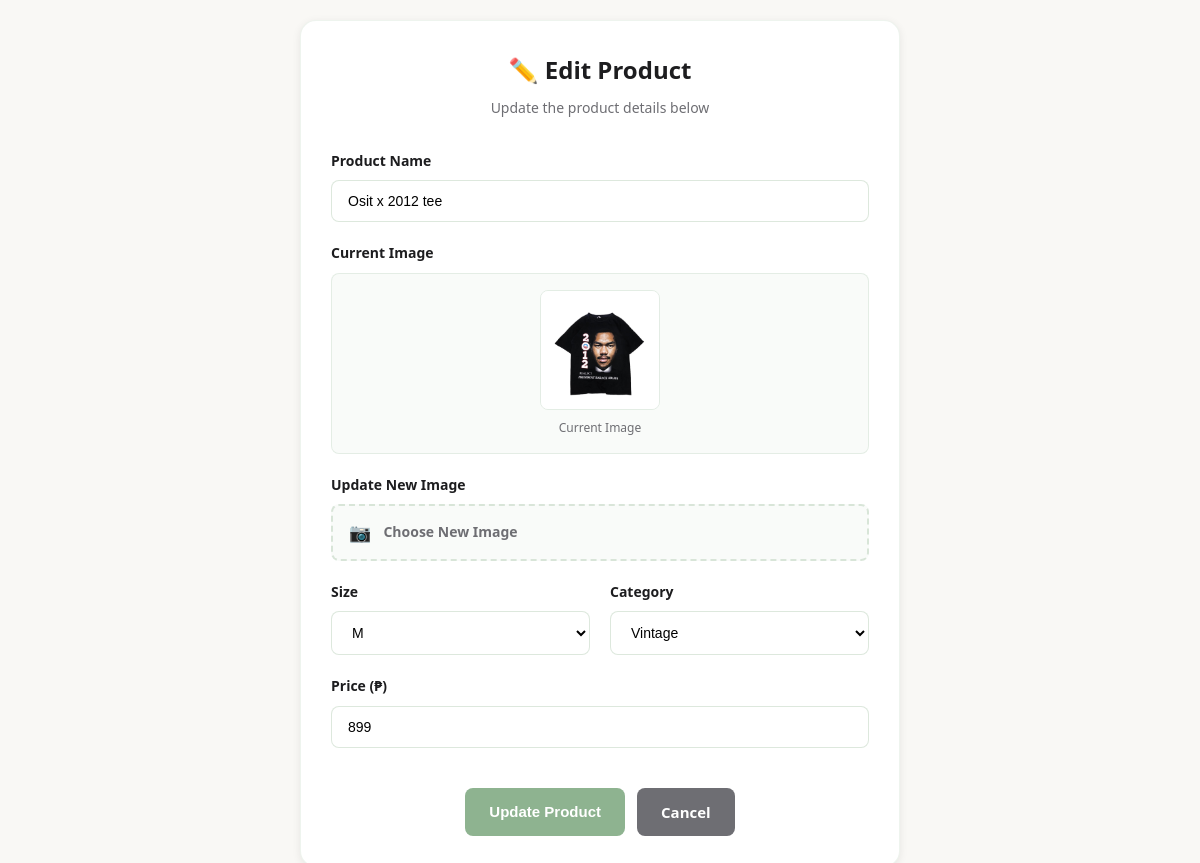
Screenshot of /editProduct.php?id=114 with the database file from the repository.
### tables this page shows
CREATE TABLE `inventory` (
  `id` int(11) NOT NULL,
  `name` varchar(255) NOT NULL,
  `image` varchar(255) NOT NULL,
  `category` varchar(255) NOT NULL,
  `size` varchar(3) NOT NULL,
  `price` int(12) NOT NULL
);

### editProduct.php (the view, shortened to what this page needs)
<?php
include("db.php");
$id = intval($_GET['id']);
$stmt = $conn->prepare("SELECT * FROM inventory WHERE id = ?");
$stmt->bind_param("i", $id);
$stmt->execute();
$result = $stmt->get_result();
$product = $result->fetch_assoc();
?>
<!DOCTYPE html>
<html lang="en">
<head>
    <link rel="stylesheet" href="styleForAdmin.css">
</head>
<body>
    <div class="main-content2">
        <div class="form-container">
            <div class="form-header">
                <h2>✏️ Edit Product</h2>
                <p>Update the product details below</p>
            </div>
            <form method="POST" enctype="multipart/form-data" class="product-form">
                <div class="form-group">
                    <label for="name">Product Name</label>
                    <input type="text" name="name" id="name" value="<?= htmlspecialchars($product['name']) ?>" placeholder="Enter product name" required>
                </div>
                <div class="form-group">
                <label>Current Image</label>
                <div class="current-image">
                    <img id="preview-image" src="<?= $product['image'] ?>" alt="Current product image" style="max-width:200px; border-radius:8px;">
                    <span class="image-label">Current Image</span>
                </div>
                </div>
                <div class="form-group">
                <label for="image">Update New Image</label>
                <div class="file-upload">
                    <label for="image" class="file-upload-label">
                    <span class="upload-icon">📷</span>
                    <span class="upload-text">Choose New Image</span>
                    </label>
                </div>
                </div>
                <div class="form-row">
                    <div class="form-group">
                        <label for="size">Size</label>
                        <select name="size" id="size" required>
                            <?php
                            $sizes = ["XS","S","M","L","XL","XXL"];
                            foreach ($sizes as $s) {
                                $selected = ($product['size'] == $s) ? "selected" : "";
                                echo "<option value='$s' $selected>$s</option>";
                            }
                            ?>
                        </select>
                    </div>
                    <div class="form-group">
                        <label for="category">Category</label>
                        <select name="category" id="category" required>
                            <?php
                            $categories = ["vintage","modern","jackets","coats","pants"];
                            foreach ($categories as $c) {
                                $selected = ($product['category'] == $c) ? "selected" : "";
                                echo "<option value='$c' $selected>" . ucfirst($c) . "</option>";
                            }
                            ?>
                        </select>
                    </div>
                </div>
                <div class="form-group">
                    <label for="price">Price (₱)</label>
                    <input type="number" name="price" id="price" value="<?= $product['price'] ?>" min="1" placeholder="Enter price" required>
                </div>
                <div class="form-actions">
                    <button type="submit" class="btn-submit">Update Product</button>
                    <a href="admin.php#products" class="btn-cancel">Cancel</a>
                </div>
            </form>
        </div>
    </div>
</body>
</html>

### styleForAdmin.css (style rules this page uses)
:root { --primary: hsl(150, 40%, 60%); --primary-light: hsl(150, 40%, 70%); --primary-dark: hsl(150, 40%, 50%); --sage: hsl(120, 25%, 75%); --sage-dark: hsl(120, 25%, 25%); --coral: hsl(15, 65%, 80%); --cream: hsl(45, 40%, 95%); --background: hsl(35, 25%, 97%); --foreground: hsl(25, 20%, 15%); --card: hsl(0, 0%, 100%); --border: hsl(35, 20%, 88%); --muted: hsl(35, 20%, 95%); --muted-foreground: hsl(25, 15%, 45%); --success: hsl(150, 60%, 50%); --warning: hsl(45, 90%, 55%); --error: hsl(0, 70%, 65%); --info: hsl(210, 80%, 60%); --shadow-sm: 0 1px 2px 0 hsl(0 0% 0% / 0.05); --shadow-md: 0 4px 6px -1px hsl(0 0% 0% / 0.1); --shadow-lg: 0 10px 15px -3px hsl(0 0% 0% / 0.1); --shadow-xl: 0 20px 25px -5px hsl(0 0% 0% / 0.1); --shadow-card: 0 8px 30px -8px hsl(var(--sage) / 0.2); --shadow-hover: 0 12px 40px -8px hsl(var(--sage) / 0.25); --radius-sm: 0.5rem; --radius-md: 0.75rem; --radius-lg: 1rem; --radius-xl: 1.5rem; --transition: all 0.3s cubic-bezier(0.4, 0, 0.2, 1); --transition-fast: all 0.15s cubic-bezier(0.4, 0, 0.2, 1); --sidebar-width: 280px; --sidebar-collapsed: 80px; --font-sans: system-ui, -apple-system, "Segoe UI", Roboto, sans-serif; }
* { margin: 0; padding: 0; box-sizing: border-box; }
body { font-family: var(--font-sans); background: var(--background); color: var(--foreground); line-height: 1.6; overflow-x: hidden; -webkit-font-smoothing: antialiased; }
* { scrollbar-width: thin; scrollbar-color: var(--primary) var(--muted); }
.form-container { background: white; border-radius: 16px; padding: 30px; margin: 20px 0; border: 1px solid rgba(142, 179, 144, 0.15); box-shadow: 0 2px 8px rgba(0, 0, 0, 0.08); max-width: 600px; margin: 20px auto; }
.form-header { text-align: center; margin-bottom: 30px; }
.form-header h2 { font-size: 24px; font-weight: 600; color: #1d1d1f; margin-bottom: 8px; }
.form-header p { color: #6e6e73; font-size: 14px; }
.product-form { display: flex; flex-direction: column; gap: 20px; }
.form-group { display: flex; flex-direction: column; gap: 8px; }
.form-group label { font-weight: 600; color: #1d1d1f; font-size: 14px; }
.form-group input, .form-group select { padding: 12px 16px; border: 1px solid rgba(142, 179, 144, 0.3); border-radius: 8px; font-size: 14px; transition: all 0.3s ease; background: white; }
.form-group input::placeholder { color: #999; }
.form-row { display: grid; grid-template-columns: 1fr 1fr; gap: 20px; }
.file-upload { position: relative; }
.file-upload-label { display: flex; align-items: center; gap: 12px; padding: 12px 16px; border: 2px dashed rgba(142, 179, 144, 0.3); border-radius: 8px; background: rgba(142, 179, 144, 0.05); cursor: pointer; transition: all 0.3s ease; }
.upload-icon { font-size: 18px; }
.upload-text { font-size: 14px; color: #6e6e73; }
.current-image { display: flex; flex-direction: column; align-items: center; gap: 8px; padding: 16px; border: 1px solid rgba(142, 179, 144, 0.2); border-radius: 8px; background: rgba(142, 179, 144, 0.05); }
.current-image img { width: 120px; height: 120px; object-fit: cover; border-radius: 8px; border: 1px solid rgba(142, 179, 144, 0.2); }
.image-label { font-size: 12px; color: #6e6e73; font-weight: 500; }
.form-actions { display: flex; gap: 12px; justify-content: center; margin-top: 20px; }
.btn-submit { background: #8eb390; color: white; padding: 12px 24px; border: none; border-radius: 8px; font-size: 15px; font-weight: 600; cursor: pointer; transition: all 0.3s ease; }
.btn-cancel { background: #6e6e73; color: white; padding: 12px 24px; border: none; border-radius: 8px; font-size: 15px; font-weight: 600; text-decoration: none; text-align: center; transition: all 0.3s ease; }

### rows the page displays
inventory: name "Osit x 2012 tee", image (picture), price "899"

### other values shown
form field size "M"
form field category "Vintage"
